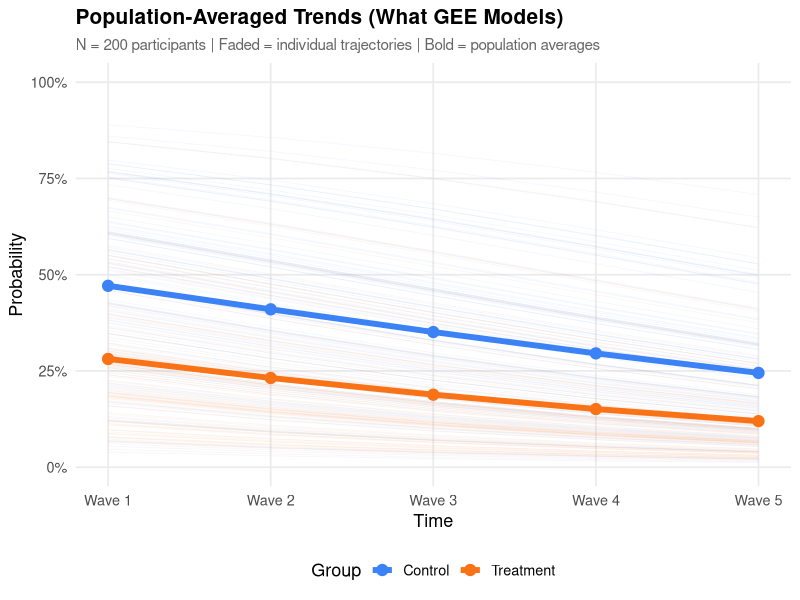

Reproduce this figure in R.
# Generate GEE Guide Figures
# Figure 01: Population-Averaged Trends
# Shows what GEE models: marginal group-level trends with individual
# heterogeneity faded in the background

library(ggplot2)
library(dplyr)
library(MASS)

set.seed(42)

# Output directory
output_dir <- "public/images/guides/gee"
dir.create(output_dir, recursive = TRUE, showWarnings = FALSE)

# =============================================================================
# FIGURE 01: Population-Averaged Trends (Binary Outcome)
# Faded individual probability trajectories with bold group-averaged curves
# Visually communicates GEE's focus: the population average, not individuals
# =============================================================================

n_persons <- 200
time_points <- 0:4

# Fixed effects (log-odds scale)
beta_0 <- -0.2       # Baseline log-odds (control group)
beta_time <- -0.30    # Time effect
beta_trt <- -0.80     # Treatment effect
ri_sd <- 1.0          # Random intercept SD

# Generate person-level data
person_df <- data.frame(
  id = 1:n_persons,
  treatment = rep(c(0, 1), each = n_persons / 2),
  ri = rnorm(n_persons, 0, ri_sd)
)

# Inverse logit
inv_logit <- function(x) 1 / (1 + exp(-x))

# Individual probability trajectories
traj_data <- expand.grid(id = 1:n_persons, time = time_points) %>%
  left_join(person_df, by = "id") %>%
  mutate(
    log_odds = beta_0 + beta_time * time + beta_trt * treatment + ri,
    prob = inv_logit(log_odds),
    group = factor(treatment, labels = c("Control", "Treatment"))
  )

# Population-averaged proportions (observed, what GEE targets)
pop_avg <- traj_data %>%
  group_by(time, group) %>%
  summarise(prop = mean(prob), .groups = "drop")

p_gee <- ggplot() +
  # Individual trajectories (faded — what GEE does NOT model)
  geom_line(data = traj_data,
            aes(x = time, y = prob, group = id, color = group),
            alpha = 0.06, linewidth = 0.3) +
  # Population-averaged curves (bold — what GEE DOES model)
  geom_line(data = pop_avg,
            aes(x = time, y = prop, color = group),
            linewidth = 2) +
  geom_point(data = pop_avg,
             aes(x = time, y = prop, color = group),
             size = 3.5) +
  scale_color_manual(
    values = c("Control" = "#3B82F6", "Treatment" = "#F97316"),
    name = "Group"
  ) +
  scale_x_continuous(breaks = 0:4, labels = paste("Wave", 1:5)) +
  scale_y_continuous(limits = c(0, 1), breaks = seq(0, 1, 0.25),
                     labels = scales::percent_format()) +
  labs(
    x = "Time",
    y = "Probability",
    title = "Population-Averaged Trends (What GEE Models)",
    subtitle = paste0("N = ", n_persons,
                      " participants | Faded = individual trajectories",
                      " | Bold = population averages")
  ) +
  theme_minimal(base_size = 13) +
  theme(
    plot.title = element_text(size = 15, face = "bold"),
    plot.subtitle = element_text(size = 11, color = "gray40"),
    panel.grid.minor = element_blank(),
    legend.position = "bottom"
  )

ggsave(file.path(output_dir, "gee_fig01_population_averaged.png"),
       p_gee, width = 8, height = 5, dpi = 150)

cat("Saved: gee_fig01_population_averaged.png\n")
cat("\nAll GEE figures generated successfully!\n")
